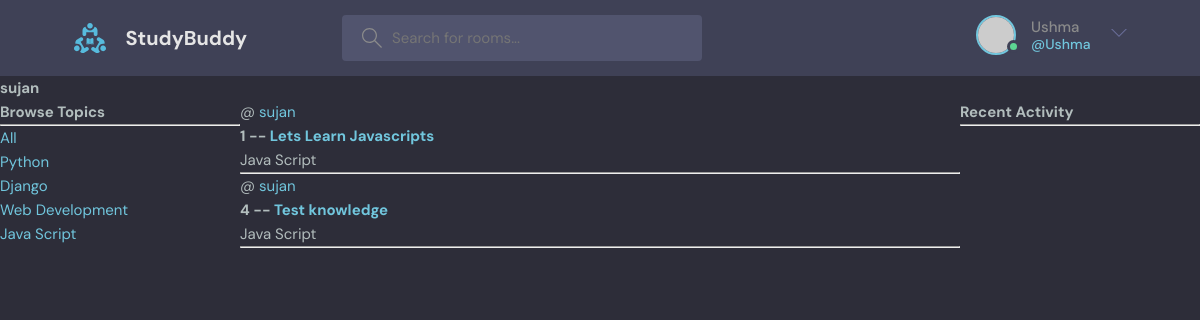
The page /profile/1/ (signed in) on the database its author committed.
### base/models.py (models this page shows, shortened)
class Topic(models.Model):
    name = models.CharField(max_length=200)

class Room(models.Model):
    host = models.ForeignKey(User, on_delete=models.SET_NULL, null=True)
    topic = models.ForeignKey(Topic, on_delete=models.SET_NULL, null=True)
    name = models.CharField(max_length=200)
    description = models.TextField(null=True, blank=True)
    participants = models.ManyToManyField(User, related_name='participants', blank=True)
    updated = models.DateTimeField(auto_now=True)
    created = models.DateTimeField(auto_now_add=True)
    class Meta:
        ordering = ['-updated', '-created']

### base/views.py (the view)
# urls.py: path('profile/<str:pk>/', views.userProfile, name="profile"),
def userProfile(request, pk):
    user = User.objects.get(id=pk)
    rooms = user.room_set.all()
    room_messages = user.message_set.all()
    topics = Topic.objects.all()
    context = {'user': user, 'room_messages': room_messages, 'topics': topics, 'rooms': rooms}
    return render(request, 'base/profile.html', context)

### base/templates/base/profile.html (shortened to what this page needs)
{% extends 'main.html' %}
{% block content %}
<h1>{{user}}</h1>
<div class="profile-container">
    <div>
        {% include 'base/topics_components.html' %}
    </div>
    <div>
        {% include 'base/feed_components.html' %}
    </div>
    <div>
        {% include "base/activity-component.html" %}
    </div>
</div>
{% endblock content %}

### templates/navbar.html (shortened to what this page needs)
{% load static%}
    <header class="header header--loggedIn">
      <div class="container">
        <a href="/" class="header__logo">
          <img src="{% static 'images/logo.svg' %}" />
          <h1>StudyBuddy</h1>
        </a>
        <form class="header__search" action="{% url 'home' %}" method="GET">
          <label>
            <input placeholder="Search for rooms..." type="text" name="q"/>
          </label>
        </form>
        <nav class="header__menu">
{% if request.user.is_authenticated %}
          <div class="header__user">
            <a href="profile.html">
              <div class="avatar avatar--medium active">
                <img src="https://randomuser.me/api/portraits/men/37.jpg" />
              </div>
              <p>{{request.user.username}} <span>@{{request.user.username}}</span></p>
            </a>
            <button class="dropdown-button">
              <svg version="1.1" xmlns="http://www.w3.org/2000/svg" width="32" height="32" viewBox="0 0 32 32">
                <title>chevron-down</title>
                <path d="M16 21l-13-13h-3l16 16 16-16h-3l-13 13z"></path>
              </svg>
            </button>
          </div>
{% else %}
          <a href="{% url 'login' %}">
            <img src= "{% static 'images/avatar.svg' %}" />
            <p>Login</p>
          </a>
{% endif %}
        </nav>
      </div>
    </header>

### base/templates/base/topics_components.html
<h3>Browse Topics</h3>
<hr>
<div>
    <a href="{% url 'home'%}">All</a>
</div>
{% for topic in topics %}
    <a href="{% url 'home' %}?q={{topic.name}}">{{topic.name}}</a>
    <br>
{% endfor %}

### base/templates/base/feed_components.html (shortened to what this page needs)
<div>
        {% for room in rooms %}
        <div>
            <span>@ <a href="{% url 'profile' room.host.id %}">{{room.host.username}}</a></span>
            <h5>{{room.id}} -- <a href="{% url 'room' room.id %}">{{room.name}}</a> </h5>
            <small>{{room.topic.name}}</small>
            <hr>
        </div>
        {%endfor%}
    </div>

### static/styles/style.css (style rules this page uses)
:root { --color-main: #71c6dd; --color-main-light: #e1f6fb; --color-dark: #3f4156; --color-dark-medium: #51546e; --color-dark-light: #696d97; --color-light: #e5e5e5; --color-gray: #8b8b8b; --color-light-gray: #b2bdbd; --color-bg: #2d2d39; --color-success: #5dd693; --color-error: #fc4b0b; }
* { font-family: "DM Sans", -apple-system, BlinkMacSystemFont, "Segoe UI", Roboto, Oxygen, Ubuntu, Cantarell, "Open Sans", "Helvetica Neue", sans-serif; margin: 0; padding: 0; box-sizing: border-box; text-rendering: optimizeLegibility; font-size: inherit; }
html { font-size: 56.25%; }
@media only screen and (min-width: 1200px) { html { font-size: 62.5%; } }
body { line-height: 1.6; font-weight: 400; font-size: 1.5rem; color: var(--color-light-gray); background-color: var(--color-bg); min-height: 100vh; }
img { width: 100%; }
a { display: inline-block; color: var(--color-main); text-decoration: none; }
.container { max-width: 120rem; width: 90%; margin: auto; }
.avatar { position: relative; display: inline-block; border-radius: 50%; border: 2px solid var(--color-main); }
.avatar img { display: block; border-radius: 50%; object-fit: cover; object-position: center; }
.avatar::after { content: ""; display: block; position: absolute; background-color: var(--color-gray); z-index: 111; border-radius: 50%; border: 0.3rem solid var(--color-dark); }
.avatar.active::after { background-color: var(--color-success); }
.avatar.avatar--medium img { width: 3.6rem; height: 3.6rem; border-radius: 50%; }
.avatar.avatar--medium:after { width: 0.7rem; height: 0.7rem; bottom: 0px; right: -6px; }
.header { padding: 1.5rem; background-color: var(--color-dark); }
.header > .container { display: flex; gap: 9.5rem; }
.header__logo, .header__user { display: flex; gap: 2rem; align-items: center; }
.header__logo > img { height: 3.2rem; width: 3.2rem; }
.header__logo > h1 { font-weight: 700; font-size: 2rem; color: var(--color-light); }
.header__search > label { background-color: var(--color-dark-medium); padding: 1.3rem 1rem; display: flex; align-items: center; gap: 1rem; border-radius: 4px; }
.header__search svg { fill: var(--color-gray); width: 2rem; height: 2rem; margin-left: 1rem; }
.header__search input { width: 30rem; background: transparent; border: none; outline: none; color: var(--color-light); }
.header__menu { margin-left: auto; position: relative; }
.header__menu a { display: flex; gap: 1.5rem; align-items: center; font-weight: 500; text-decoration: none; color: var(--color-gray); }
.header__menu img { height: 3.6rem; }
.header__menu p { line-height: 1.2; }
.header__menu span { color: var(--color-main); font-weight: 500; font-size: 1.4rem; display: block; }
.header__menu svg { width: 1.6rem; height: 1.6rem; fill: var(--color-dark-light); }
.dropdown-button { background: transparent; border: 0; outline: 0; cursor: pointer; }

### base/templates/base/profile.html (style rules this page uses)
.profile-container { display: grid; grid-template-columns: 1fr 3fr 1fr; }

### rows shown on the page
Topic: name "Python"
Topic: name "Django"
Topic: name "Web Development"
Topic: name "Java Script"
Room: host.username "sujan", id "1", name "Lets Learn Javascripts", topic.name "Java Script"
Room: host.username "sujan", id "4", name "Test knowledge", topic.name "Java Script"

### other values the page prints
{{ request.user.username }} "Ushma"
{{ user }} "sujan"
